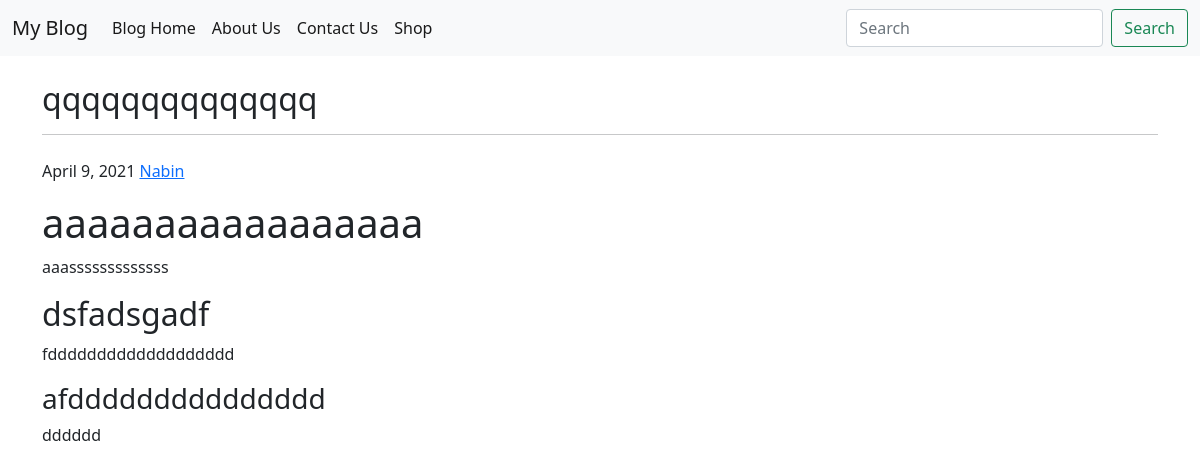
The app's page /blog/blogpost/3 with its own data.
### blog/models.py (models this page shows, shortened)
class Blogpost(models.Model):
    blog_id = models.AutoField(primary_key=True)
    title = models.CharField(max_length=500, default="")
    heading0 = models.CharField(max_length=500, default="")
    content_heading0 = models.CharField(max_length=5000, default="")
    heading1 = models.CharField(max_length=500, default="")
    content_heading1 = models.CharField(max_length=5000, default="")
    heading2 = models.CharField(max_length=500, default="")
    content_heading2 = models.CharField(max_length=5000, default="")
    thumbnail = models.ImageField(upload_to="blog/images")
    post_date = models.DateField()

### blog/views.py (the view)
# urls.py: path('blogpost/<int:id>', views.blogpost, name='blogpost')
def blogpost(request, id):
    post = Blogpost.objects.filter(blog_id=id)[0]
    return render(request, 'blog/blogpost.html', {'post': post})

### blog/templates/blog/blogpost.html (shortened to what this page needs)
{% extends 'blog/basic.html' %}
{% block body %}
<div class="container my-4">
<article class="blog-post">
        <h2 class="blog-post-title">{{post.title}}</h2><hr>
        <p class="blog-post-meta">{{post.post_date}} <a href="http://nabin.rf.gd">Nabin</a></p>
        <h1>{{post.heading0}}</h1>
        <p>{{post.content_heading0}}</p>
        <h2>{{post.heading1}}</h2>
        <p>{{post.content_heading1}}</p>
        <h3>{{post.heading2}}</h3>
        <p>{{post.content_heading2}}</p>
      </article>
</div>
{% endblock %}

### records on screen
Blogpost: title "qqqqqqqqqqqqqq", post_date "April 9, 2021", heading0 "aaaaaaaaaaaaaaaaa", content_heading0 "aaasssssssssssss", heading1 "dsfadsgadf", content_heading1 "fddddddddddddddddddd", heading2 "afddddddddddddddd", content_heading2 "dddddd"
